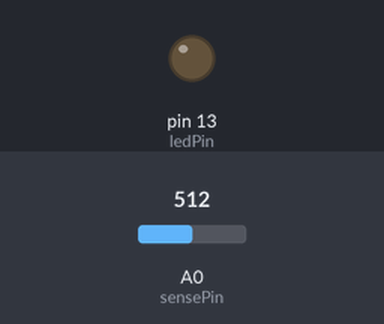
This sketch was run on a simulated Arduino Uno, built with avr-gcc and run on an emulated ATmega328P. On the bench: output pins drawn as LEDs (lit = HIGH). The test bench sets the inputs (shaded band); at power-on: A0 (sensePin) = 512. What the sketch prints to the serial monitor is not drawn.

Above: at 1.2 s.
1.3 s: A0 (sensePin) set to 716
Timing chart, 0 to 4.3 s (numbered marks = the images above; inputs shaded):
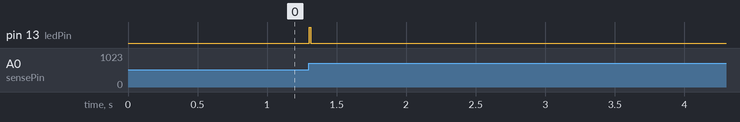

Measured:
- after the input at 1.3 s, pin 13 (ledPin): LOW → HIGH at once, → LOW 0.01 s later

The sketch:

heart_beat_nov1.ino
```cpp
 //resource: http://cmpercussion.blogspot.com/2009/07/heartbeat-sensor.html

 // Pins
const int ledPin = 13;
const int sensePin = 0;

// LED blink variables
int ledState = LOW;
long ledOnMillis = 0;
long ledOnInterval = 50;

// Hearbeat detect variables
int newHeartReading = 0;
int lastHeartReading = 0;
int Delta = 0;
int recentReadings[8] = {0,0,0,0,0,0,0,0};
int historySize = 8;
int recentTotal = 0;
int readingsIndex = 0;
boolean highChange = false;
int totalThreshold = 2;

// Heartbeat Timing
long lastHeartbeatTime = 0;
long debounceDelay = 150;
int currentHeartrate = 0;

void setup() {
// initialize the serial communication:
Serial.begin(9600);
// initialize the digital pin as an output:
pinMode(ledPin, OUTPUT);
pinMode(sensePin, OUTPUT);
//digitalWrite(ledPin, HIGH);
}

void loop() {
// Turn off LED
delay(10);
digitalWrite(ledPin, LOW);
//delay(1000);
// Read analogue pin.
newHeartReading = analogRead(sensePin);
//Serial.println(newHeartReading);
//Calculate Delta
Delta = newHeartReading - lastHeartReading;
lastHeartReading = newHeartReading;

// Find new recent total
recentTotal = recentTotal - recentReadings[readingsIndex] + Delta;
// replace indexed recent value
recentReadings[readingsIndex] = Delta;
// increment index
readingsIndex = (readingsIndex + 1) % historySize;

//Debug
//Serial.println(recentTotal);

// Decide whether to start an LED Blink.
if (recentTotal >= totalThreshold) {
// Possible heartbeart, check time
if (millis() - lastHeartbeatTime >= debounceDelay) {
// Heartbeat
digitalWrite(ledPin, HIGH);
currentHeartrate = 60000 / (millis() - lastHeartbeatTime);
lastHeartbeatTime = millis();
// Print Results
Serial.println("Beat");
if (currentHeartrate <= 200) {
//Serial.println(currentHeartrate);
} } }
delay(1);
}
```
